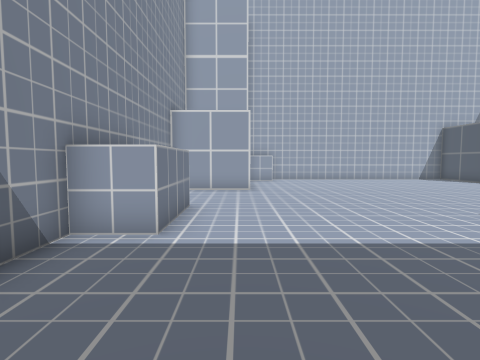
[1] (above)

16 first-person views from a walk through a Unity game level. The camera is 1.2 m above the floor, tilts 4° down and sees 80° across. The floor is counted in squares, 1 m on a side. Each view is taken from the middle of a square. On the plan, view 1 faces up. The plan holds only what a view shows up to about 13 squares ahead; the rest is blank. Some animated figures are not drawn.

[2]
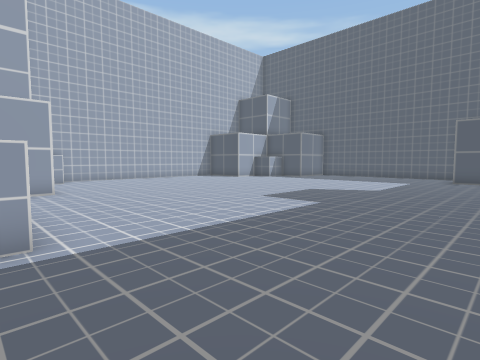

[3]
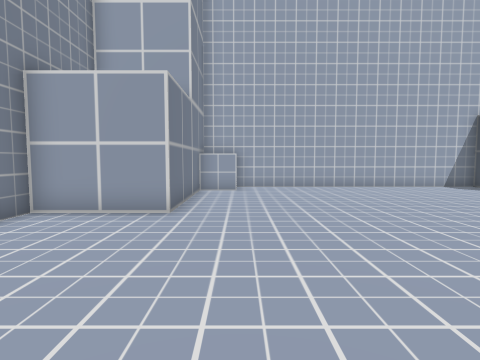

[4]
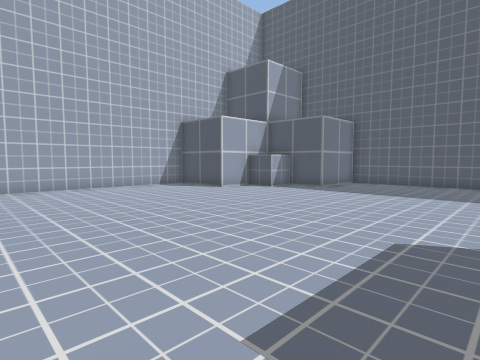

[5]
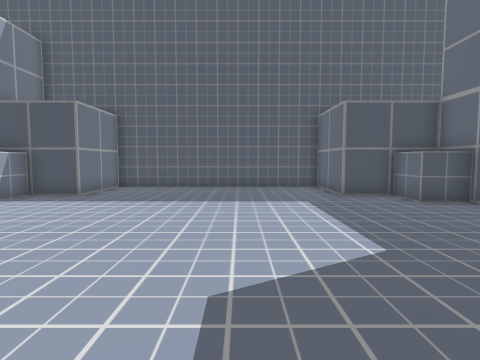

[6]
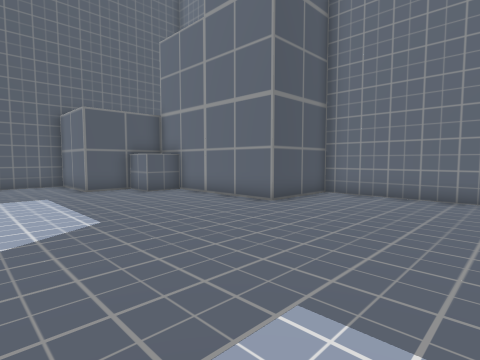

[7]
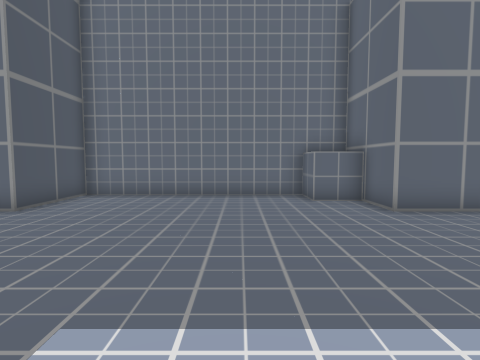

[8]
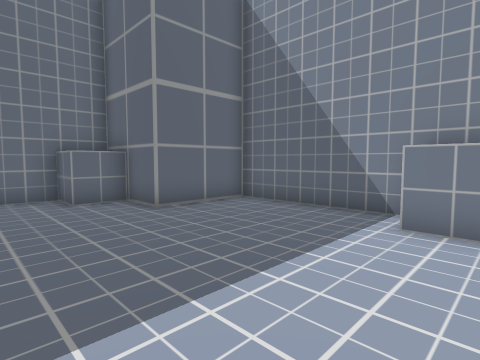

[9]
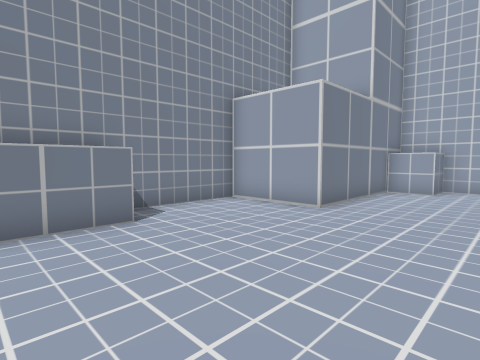

[10]
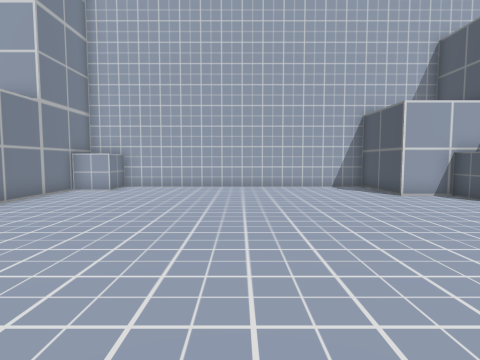

[11]
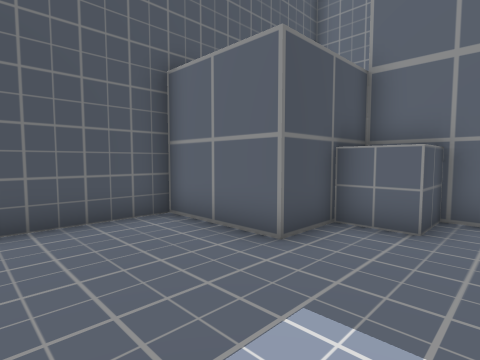

[12]
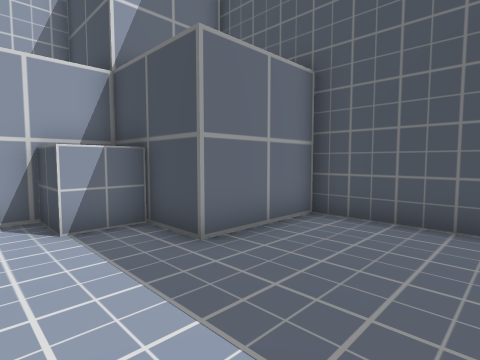

[13]
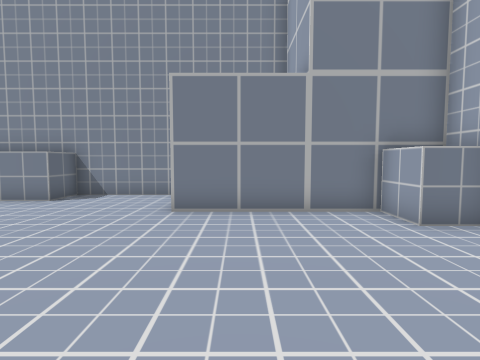

[14]
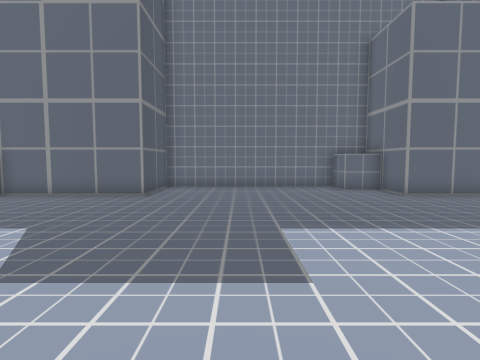

[15]
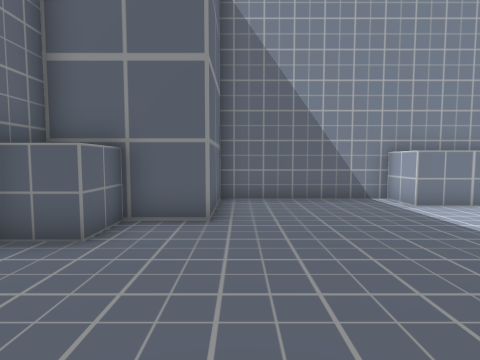

[16]
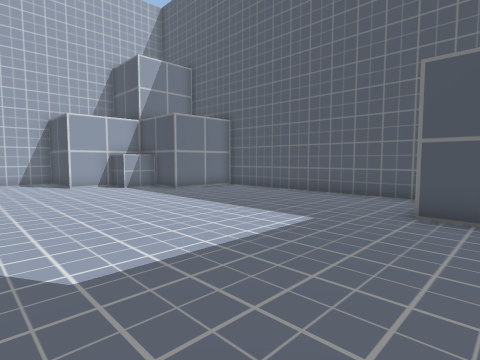

### Floor plan
Points are (right, up) in squares from view 1. A wall is a line through its corners. A room is listed if a view was taken in it or the views show most of it. See-through windows are left out.
Room 1 (views 1, 2, 3, 4, 5, 6, 7, 8, 9, 10, 11, 12, 13, 14, 15, 16)
walls: (0.4, 17.8) (0.4, 11.4) (-2.7, 11.4) (-2.7, -0.6) (0.4, -0.6) (0.4, -3.8) (9.2, -3.8) (9.2, -0.6) (15.6, -0.6) (15.6, 2.6) (18.7, 2.6) (18.7, 11.4) (15.6, 11.4) (15.6, 14.6) (12.4, 14.6) (12.4, 17.7) (2.5, 17.7)
objects: other object (-2, 5) to (-1, 6); other object (-2, 7) to (-1, 7); other object (1, -3) to (2, -2); other object (1, 16) to (2, 18); other object (14, 0) to (15, 1); other object (14, 13) to (15, 14)

Where each view was taken, in squares from view 1:
view 1: 0 up, 0 right, facing up
view 2: 0 up, 2 left, facing up-right
view 3: 5 up, 2 right, facing up
view 4: 5 up, 4 right, facing up-right
view 5: 6 up, 6 right, facing right
view 6: 6 up, 4 right, facing down-right
view 7: 6 up, 4 right, facing down
view 8: 6 up, 4 right, facing down-left
view 9: 5 up, 4 right, facing up-left
view 10: 5 up, 7 right, facing up
view 11: 6 up, 13 right, facing down-right
view 12: 8 up, 13 right, facing up-right
view 13: 13 up, 7 right, facing left
view 14: 9 up, 6 right, facing down
view 15: 0 up, 6 right, facing left
view 16: 1 up, 9 right, facing up-right
